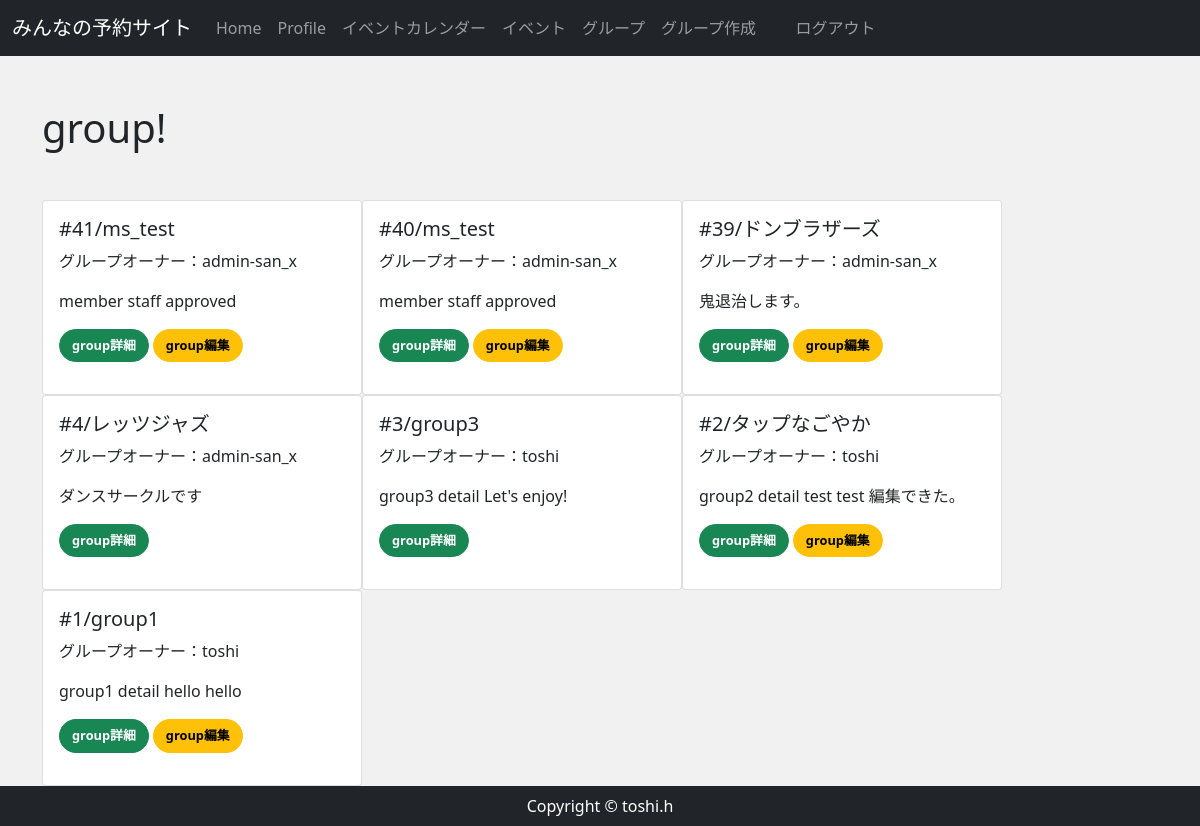
Screenshot of /group/ (signed in) with the database file from the repository.
### reservation/models.py (models this page shows, shortened)
class Group(models.Model):
    group_name = models.CharField(max_length=150)
    group_detail = models.TextField()
    group_owner = models.ForeignKey(
        CustomUser,
        unique=False,
        db_index=True,
        related_name='owner',
        on_delete=models.CASCADE
    )

class ApprovedStaff(models.Model):
    staff = models.ForeignKey(CustomUser,  on_delete=models.CASCADE,)
    group = models.ForeignKey(Group,  on_delete=models.CASCADE, )
    approved = models.BooleanField(default=False)
    class Meta:
        constraints = [
            models.UniqueConstraint(
                fields=["staff", "group"],
                name = "approved_staff_unique",
            ),
        ]

### accounts/models.py (models this page shows, shortened)
class CustomUser(AbstractBaseUser, PermissionsMixin):
    email = models.EmailField(
        verbose_name='email',
        max_length=255,
        unique=True,
        )
    first_name = models.CharField('名', max_length=150)
    last_name = models.CharField('姓', max_length=150)
    nickname = models.CharField('ニックネーム', max_length=150,  null=True, blank=True)
    active = models.BooleanField(default=True)
    staff = models.BooleanField(default=False) #staffかどうか
    admin = models.BooleanField(default=False)
    objects = UserManager()
    EMAIL_FIELD = 'email'
    USERNAME_FIELD = 'email'
    REQUIRED_FIELDS = []
    def __str__(self):
        return self.email
    @property
    def is_active(self):
        return self.active
    class Meta(AbstractBaseUser.Meta):
        db_table = 'custom_user'

### reservation/views.py (the view)
# urls.py: path('group/',views.GroupView.as_view(), name="group"), #グループ一覧
class GroupView(View):
    def get(self, request, *args, **kwargs):
        group_data = Group.objects.order_by('-id') #新しいものから順番に並べる
        for g in group_data:
            print(g.group_owner.nickname)
        user_data = CustomUser.objects.get(email=self.request.user)
        return render(request, 'reservation/group_index.html',{
            'group_data': group_data,
            'user_data': user_data,
        })

### reservation/templates/reservation/group_index.html
{% extends 'reservation/base.html' %}
{% block content %}
    <div class="my-5">
        <h1>group!</h1>
    </div>
    <div class="card-deck d-flex flex-wrap" >
    {% for group in group_data %}
        <div class="card  style="width:20rem;"" style="width:20rem;">
                <div class="card-body">
                    <h5 class="card-title">#{{ group.id }}/{{ group.group_name }}</h5>
                    <p>グループオーナー：{{ group.group_owner.nickname }}</p>
                    <p class="card-text">{{ group.group_detail|truncatechars:100 }}</p>
                <p class=""><a href="{% url 'group_detail' group.pk  %} " class="btn btn-success">group詳細</a>
                {% for ap_group in group.approvedstaff_set.all %}
                    {% if user_data == ap_group.staff %}
                        <a href="{% url 'group_edit' group.pk  %} " class="btn btn-warning">group編集</a>
                    {% endif %}
                {% endfor %}
                </p>
                </div>
        </div>
    {% endfor %}
    </div>
{% endblock %}

### reservation/static/css/rsv_style.css (style rules this page uses)
* { margin: 0; padding: 0; box-sizing: border-box; }
.btn { font-size: 80%; border-radius: 5rem; font-weight: bold; }

### rows the page displays
Group: id "41", group_name "ms_test", group_owner.nickname "admin-san_x", group_detail "member staff approved"
ApprovedStaff: shows "group編集"
Group: id "40", group_name "ms_test", group_owner.nickname "admin-san_x", group_detail "member staff approved"
ApprovedStaff: shows "group編集"
Group: id "39", group_name "ドンブラザーズ", group_owner.nickname "admin-san_x", group_detail "鬼退治します。"
ApprovedStaff: shows "group編集"
Group: id "4", group_name "レッツジャズ", group_owner.nickname "admin-san_x", group_detail "ダンスサークルです"
Group: id "3", group_name "group3", group_owner.nickname "toshi", group_detail "group3 detail Let's enjoy!"
Group: id "2", group_name "タップなごやか", group_owner.nickname "toshi", group_detail "group2 detail test test 編集できた。"
ApprovedStaff: shows "group編集"
Group: id "1", group_name "group1", group_owner.nickname "toshi", group_detail "group1 detail hello hello"
ApprovedStaff: shows "group編集"
